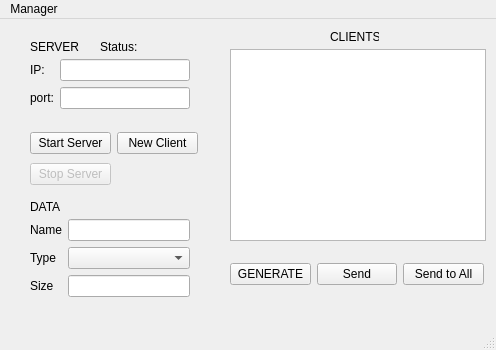
<?xml version="1.0" encoding="UTF-8"?>
<ui version="4.0">
 <class>MiniScada</class>
 <widget class="QMainWindow" name="MiniScada">
  <property name="enabled">
   <bool>true</bool>
  </property>
  <property name="geometry">
   <rect>
    <x>0</x>
    <y>0</y>
    <width>496</width>
    <height>350</height>
   </rect>
  </property>
  <property name="minimumSize">
   <size>
    <width>496</width>
    <height>350</height>
   </size>
  </property>
  <property name="maximumSize">
   <size>
    <width>496</width>
    <height>350</height>
   </size>
  </property>
  <property name="baseSize">
   <size>
    <width>496</width>
    <height>350</height>
   </size>
  </property>
  <property name="windowTitle">
   <string>MiniScada</string>
  </property>
  <property name="animated">
   <bool>true</bool>
  </property>
  <widget class="QWidget" name="centralwidget">
   <widget class="QLabel" name="label">
    <property name="geometry">
     <rect>
      <x>30</x>
      <y>20</y>
      <width>49</width>
      <height>16</height>
     </rect>
    </property>
    <property name="text">
     <string>SERVER</string>
    </property>
   </widget>
   <widget class="QLabel" name="label_5">
    <property name="geometry">
     <rect>
      <x>30</x>
      <y>180</y>
      <width>31</width>
      <height>16</height>
     </rect>
    </property>
    <property name="text">
     <string>DATA</string>
    </property>
   </widget>
   <widget class="QLabel" name="status">
    <property name="geometry">
     <rect>
      <x>150</x>
      <y>20</y>
      <width>61</width>
      <height>16</height>
     </rect>
    </property>
    <property name="text">
     <string/>
    </property>
   </widget>
   <widget class="QLabel" name="label_4">
    <property name="geometry">
     <rect>
      <x>100</x>
      <y>20</y>
      <width>49</width>
      <height>16</height>
     </rect>
    </property>
    <property name="text">
     <string>Status:</string>
    </property>
   </widget>
   <widget class="QListWidget" name="listWidget">
    <property name="geometry">
     <rect>
      <x>230</x>
      <y>30</y>
      <width>256</width>
      <height>192</height>
     </rect>
    </property>
   </widget>
   <widget class="QLabel" name="label_9">
    <property name="geometry">
     <rect>
      <x>330</x>
      <y>10</y>
      <width>49</width>
      <height>16</height>
     </rect>
    </property>
    <property name="text">
     <string>CLIENTS</string>
    </property>
   </widget>
   <widget class="QWidget" name="horizontalLayoutWidget">
    <property name="geometry">
     <rect>
      <x>230</x>
      <y>230</y>
      <width>254</width>
      <height>51</height>
     </rect>
    </property>
    <layout class="QHBoxLayout" name="horizontalLayout">
     <item>
      <widget class="QPushButton" name="generate">
       <property name="text">
        <string>GENERATE</string>
       </property>
      </widget>
     </item>
     <item>
      <widget class="QPushButton" name="send">
       <property name="text">
        <string>Send</string>
       </property>
      </widget>
     </item>
     <item>
      <widget class="QPushButton" name="send_to_all">
       <property name="text">
        <string>Send to All</string>
       </property>
      </widget>
     </item>
    </layout>
   </widget>
   <widget class="QWidget" name="formLayoutWidget">
    <property name="geometry">
     <rect>
      <x>30</x>
      <y>200</y>
      <width>160</width>
      <height>91</height>
     </rect>
    </property>
    <layout class="QFormLayout" name="formLayout">
     <item row="0" column="1">
      <widget class="QLineEdit" name="dataNameText"/>
     </item>
     <item row="1" column="0">
      <widget class="QLabel" name="label_7">
       <property name="text">
        <string>Type</string>
       </property>
      </widget>
     </item>
     <item row="1" column="1">
      <widget class="QComboBox" name="typeBox"/>
     </item>
     <item row="2" column="0">
      <widget class="QLabel" name="label_8">
       <property name="text">
        <string>Size</string>
       </property>
      </widget>
     </item>
     <item row="2" column="1">
      <widget class="QLineEdit" name="dataSizeText"/>
     </item>
     <item row="0" column="0">
      <widget class="QLabel" name="label_6">
       <property name="text">
        <string>Name</string>
       </property>
      </widget>
     </item>
    </layout>
   </widget>
   <widget class="QWidget" name="formLayoutWidget_2">
    <property name="geometry">
     <rect>
      <x>30</x>
      <y>40</y>
      <width>160</width>
      <height>61</height>
     </rect>
    </property>
    <layout class="QFormLayout" name="formLayout_3">
     <item row="0" column="0">
      <widget class="QLabel" name="label_2">
       <property name="text">
        <string>IP:</string>
       </property>
      </widget>
     </item>
     <item row="1" column="0">
      <widget class="QLabel" name="label_3">
       <property name="text">
        <string>port:</string>
       </property>
      </widget>
     </item>
     <item row="0" column="1">
      <widget class="QLineEdit" name="ipText">
       <property name="readOnly">
        <bool>false</bool>
       </property>
      </widget>
     </item>
     <item row="1" column="1">
      <widget class="QLineEdit" name="potText">
       <property name="enabled">
        <bool>true</bool>
       </property>
      </widget>
     </item>
    </layout>
   </widget>
   <widget class="QWidget" name="gridLayoutWidget">
    <property name="geometry">
     <rect>
      <x>30</x>
      <y>110</y>
      <width>168</width>
      <height>61</height>
     </rect>
    </property>
    <layout class="QGridLayout" name="gridLayout">
     <item row="0" column="0">
      <widget class="QPushButton" name="startServerButton">
       <property name="text">
        <string>Start Server</string>
       </property>
      </widget>
     </item>
     <item row="0" column="1">
      <widget class="QPushButton" name="newClientButton">
       <property name="text">
        <string>New Client</string>
       </property>
      </widget>
     </item>
     <item row="1" column="0">
      <widget class="QPushButton" name="stopServerButton">
       <property name="enabled">
        <bool>false</bool>
       </property>
       <property name="text">
        <string>Stop Server</string>
       </property>
      </widget>
     </item>
    </layout>
   </widget>
  </widget>
  <widget class="QMenuBar" name="menubar">
   <property name="geometry">
    <rect>
     <x>0</x>
     <y>0</y>
     <width>496</width>
     <height>21</height>
    </rect>
   </property>
   <widget class="QMenu" name="menuManager">
    <property name="title">
     <string>Manager</string>
    </property>
   </widget>
   <addaction name="menuManager"/>
  </widget>
  <widget class="QStatusBar" name="statusbar"/>
 </widget>
 <resources/>
 <connections/>
</ui>
